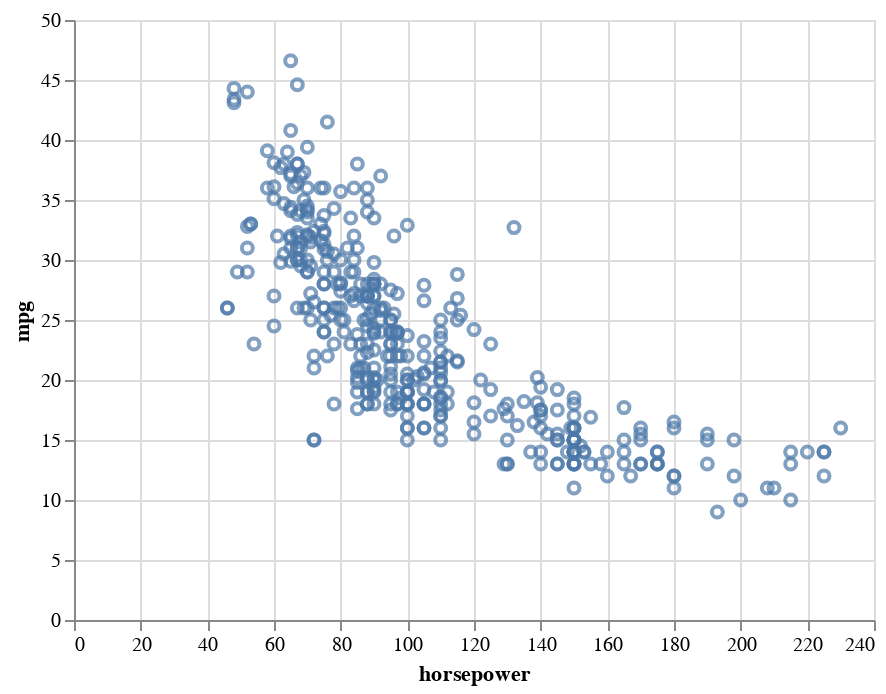

Here is the notebook cell this chart was saved with:
### Markdown cell above
Python and most plotting library does not support, or at least, not easily, the interactive functionality of the `R` function `identify()`. The easiest way to get this is with interactive plot libraries like Altiar, Bokeh, or Plotly. Here's an example in Altiar.

### Code cell
import altair as alt

interactive_chart = (
    alt.Chart(auto)
    .mark_point()
    .encode(
        x="horsepower",
        y="mpg",
        tooltip="name",
    )
)
interactive_chart

### Figure 1 — Vega-Lite specification as saved in the notebook (floating-point values rounded to 4 significant figures; data arrays with more than 128 entries replaced by an {"elided": "..."} marker saying what was removed)
{"config": {"view": {"continuousWidth": 400, "continuousHeight": 300}}, "data": {"name": "data-477fa13d72a8c01f798d5df28fcc023d"}, "mark": "point", "encoding": {"tooltip": {"field": "name", "type": "nominal"}, "x": {"field": "horsepower", "type": "quantitative"}, "y": {"field": "mpg", "type": "quantitative"}}, "$schema": "https://vega.github.io/schema/vega-lite/v4.17.0.json", "datasets": {"data-477fa13d72a8c01f798d5df28fcc023d": {"elided": "392 records"}}}
